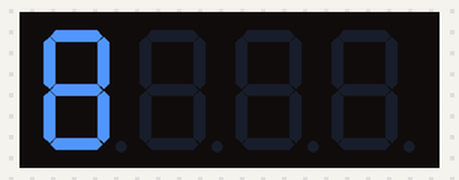
Recording of a sketch running on a simulated Arduino Uno, built with avr-gcc and run on an emulated ATmega328P. Parts: 4-digit seven-segment display. Wiring (inferred from the names in the program): 4-digit 7-segment display, segments lit when HIGH: segments pin 2, pin 3, pin 4, pin 5, pin 6, pin 7, pin 8; digit selects pin 13, pin 12, pin 11, pin 10. The segment pins are drawn as the display they are named for.

Above: at 0.36 s.
At 0.81 s:
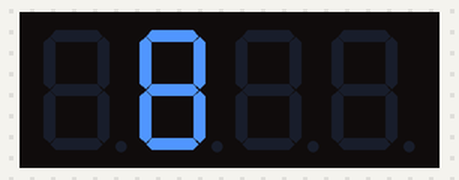
At 1.31 s:
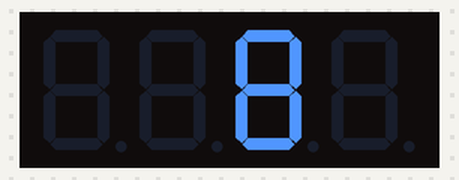
At 2.1 s:
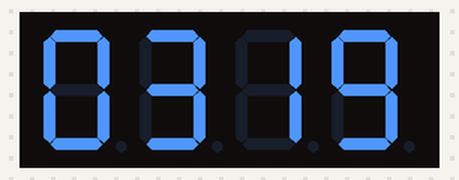

The sketch:

LAB03-SwapDigit.ino
```cpp
int SEG_A=2;
int SEG_B=3;
int SEG_C=4;
int SEG_D=5;
int SEG_E=6;
int SEG_F=7;
int SEG_G=8;
int digit1 = 13;
int digit2 = 12;
int digit3 = 11;
int digit4 = 10;
char seg[] =
  {
    0b11111100,
    0b01100000,
    0b11011010,
    0b11110010,
    0b01100110,
    0b10110110,
    0b10111110,
    0b11100000,
    0b11111110,
    0b11110110,
   } ;
char digit[] =
  {
    //    digit1
    0b1000,
    //    digit2
    0b0100,
    //    digit3
    0b0010,
    //    digit4
    0b0001,
   } ;
void display7seg(int a)
{
  digitalWrite(SEG_A,seg[a] & 1<<7);
  digitalWrite(SEG_B,seg[a] & 1<<6);
  digitalWrite(SEG_C,seg[a] & 1<<5);
  digitalWrite(SEG_D,seg[a] & 1<<4);
  digitalWrite(SEG_E,seg[a] & 1<<3);
  digitalWrite(SEG_F,seg[a] & 1<<2);
  digitalWrite(SEG_G,seg[a] & 1<<1);
  }
void displayDigit(int a)
{
  digitalWrite(digit1,digit[a] & 1<<3);
  digitalWrite(digit2,digit[a] & 1<<2);
  digitalWrite(digit3,digit[a] & 1<<1);
  digitalWrite(digit4,digit[a] & 1<<0);
  }
void setup() {
  pinMode(SEG_A,OUTPUT);
  pinMode(SEG_B,OUTPUT);
  pinMode(SEG_C,OUTPUT);
  pinMode(SEG_D,OUTPUT);
  pinMode(SEG_E,OUTPUT);
  pinMode(SEG_F,OUTPUT);
  pinMode(SEG_G,OUTPUT);
  pinMode(digit1, OUTPUT);
  pinMode(digit2, OUTPUT);
  pinMode(digit3, OUTPUT);
  pinMode(digit4, OUTPUT);
}

void loop() {
for(int i = 0; i<=3;i++)
{
display7seg(8);
//Swap digit
displayDigit(i);
delay(500);
}
for(int i = 0;i<=200;i++)
{
//digit1
display7seg(0);
displayDigit(0);
delay(5);
//digit2
display7seg(3);
displayDigit(1);
delay(5);
//digit3
display7seg(1);
displayDigit(2);
delay(5);
//digit4
display7seg(9);
displayDigit(3);
delay(5);
}
}
```

Measured:
- by itself, everything shown: repeats every 6.1 s, in 10 steps
- what the display in image 1 shows lasts 0.4 s, from 0.6 s to 1.0 s
